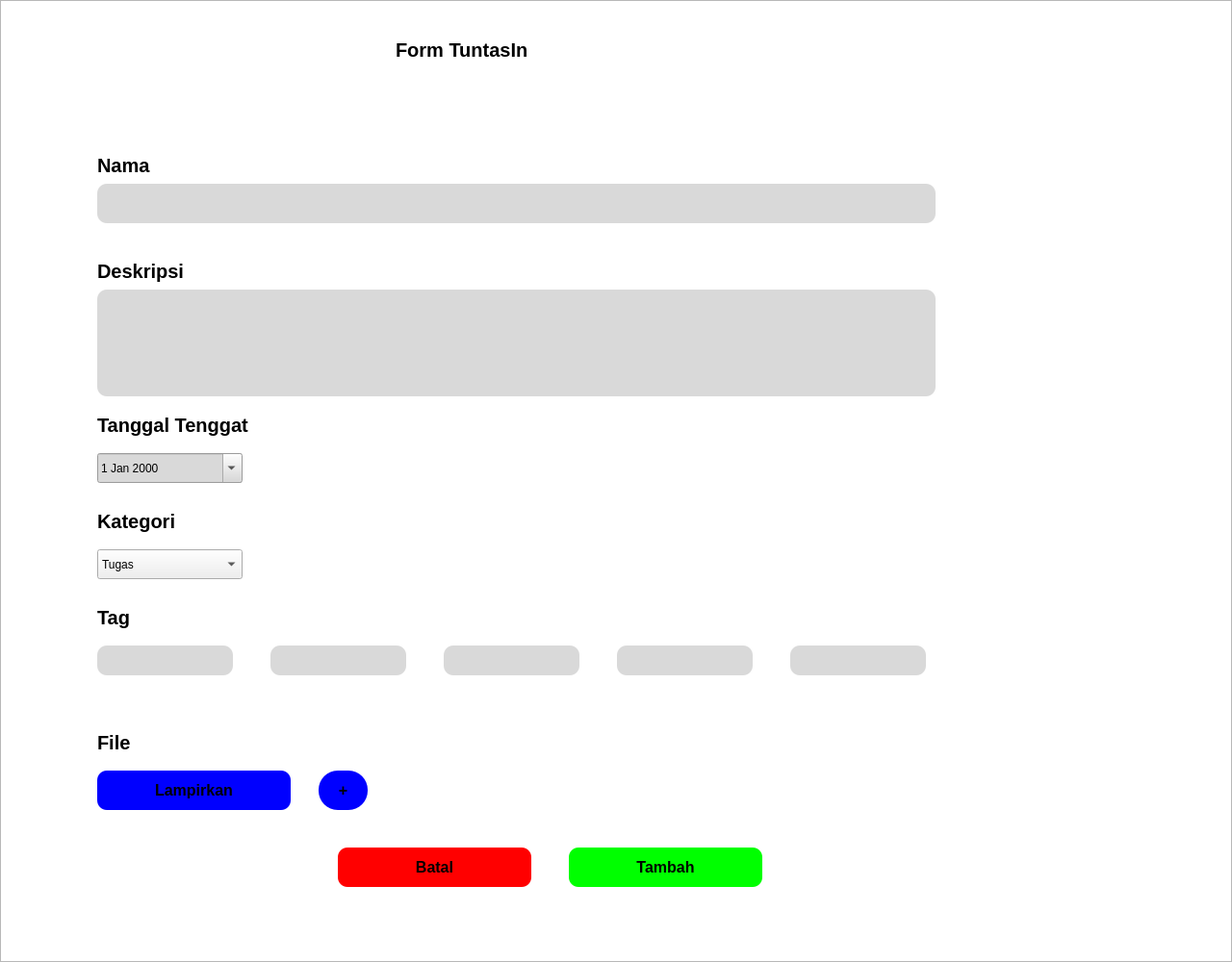
<?xml version="1.0" encoding="UTF-8"?>
<ui version="4.0">
 <class>AddTask</class>
 <widget class="QDialog" name="AddTask">
  <property name="geometry">
   <rect>
    <x>0</x>
    <y>0</y>
    <width>1280</width>
    <height>1000</height>
   </rect>
  </property>
  <property name="contextMenuPolicy">
   <enum>Qt::PreventContextMenu</enum>
  </property>
  <property name="windowTitle">
   <string>Dialog</string>
  </property>
  <property name="styleSheet">
   <string notr="true">backgroud-color: rgb(0, 170, 127);</string>
  </property>
  <widget class="QScrollArea" name="scrollArea">
   <property name="geometry">
    <rect>
     <x>0</x>
     <y>0</y>
     <width>1280</width>
     <height>1000</height>
    </rect>
   </property>
   <property name="widgetResizable">
    <bool>true</bool>
   </property>
   <widget class="QWidget" name="scrollAreaWidgetContents">
    <property name="geometry">
     <rect>
      <x>0</x>
      <y>0</y>
      <width>1278</width>
      <height>998</height>
     </rect>
    </property>
    <widget class="QWidget" name="widget" native="true">
     <property name="geometry">
      <rect>
       <x>0</x>
       <y>0</y>
       <width>1280</width>
       <height>1000</height>
      </rect>
     </property>
     <property name="minimumSize">
      <size>
       <width>1280</width>
       <height>971</height>
      </size>
     </property>
     <property name="maximumSize">
      <size>
       <width>1000000</width>
       <height>1000000</height>
      </size>
     </property>
     <property name="acceptDrops">
      <bool>true</bool>
     </property>
     <property name="autoFillBackground">
      <bool>false</bool>
     </property>
     <property name="styleSheet">
      <string notr="true">QWidget#widget{
background-color: rgb(255, 255,255);
}

QLineEdit, QTextEdit{
background-color: rgb(217, 217, 217);
border-radius: 10px;
padding: 5px;
}

QLabel{
font-size: 20px;
font-weight: 700;
font-family: 'Segoe UI', Arial;

}

QDateEdit{
	background-color: rgb(217, 217, 217);
}


</string>
     </property>
     <property name="inputMethodHints">
      <set>Qt::ImhNone</set>
     </property>
     <widget class="QLabel" name="label_2">
      <property name="geometry">
       <rect>
        <x>100</x>
        <y>150</y>
        <width>91</width>
        <height>41</height>
       </rect>
      </property>
      <property name="styleSheet">
       <string notr="true"/>
      </property>
      <property name="text">
       <string>Nama</string>
      </property>
     </widget>
     <widget class="QLabel" name="label">
      <property name="geometry">
       <rect>
        <x>410</x>
        <y>20</y>
        <width>271</width>
        <height>61</height>
       </rect>
      </property>
      <property name="font">
       <font>
        <family>MS Shell Dlg 2</family>
        <pointsize>24</pointsize>
        <weight>9</weight>
        <italic>false</italic>
        <bold>false</bold>
        <stylestrategy>PreferAntialias</stylestrategy>
       </font>
      </property>
      <property name="contextMenuPolicy">
       <enum>Qt::PreventContextMenu</enum>
      </property>
      <property name="layoutDirection">
       <enum>Qt::LeftToRight</enum>
      </property>
      <property name="styleSheet">
       <string notr="true">font: 75  24pt &quot;MS Shell Dlg 2&quot;;
</string>
      </property>
      <property name="text">
       <string>Form TuntasIn</string>
      </property>
     </widget>
     <widget class="QTextEdit" name="description">
      <property name="geometry">
       <rect>
        <x>100</x>
        <y>300</y>
        <width>871</width>
        <height>111</height>
       </rect>
      </property>
      <property name="styleSheet">
       <string notr="true"/>
      </property>
      <property name="frameShadow">
       <enum>QFrame::Sunken</enum>
      </property>
      <property name="html">
       <string>&lt;!DOCTYPE HTML PUBLIC &quot;-//W3C//DTD HTML 4.0//EN&quot; &quot;http://www.w3.org/TR/REC-html40/strict.dtd&quot;&gt;
&lt;html&gt;&lt;head&gt;&lt;meta name=&quot;qrichtext&quot; content=&quot;1&quot; /&gt;&lt;style type=&quot;text/css&quot;&gt;
p, li { white-space: pre-wrap; }
&lt;/style&gt;&lt;/head&gt;&lt;body style=&quot; font-family:'MS Shell Dlg 2'; font-size:7.8pt; font-weight:400; font-style:normal;&quot;&gt;
&lt;p style=&quot;-qt-paragraph-type:empty; margin-top:0px; margin-bottom:0px; margin-left:0px; margin-right:0px; -qt-block-indent:0; text-indent:0px;&quot;&gt;&lt;br /&gt;&lt;/p&gt;&lt;/body&gt;&lt;/html&gt;</string>
      </property>
     </widget>
     <widget class="QLabel" name="label_3">
      <property name="geometry">
       <rect>
        <x>100</x>
        <y>260</y>
        <width>111</width>
        <height>41</height>
       </rect>
      </property>
      <property name="styleSheet">
       <string notr="true"/>
      </property>
      <property name="text">
       <string>Deskripsi</string>
      </property>
     </widget>
     <widget class="QLabel" name="label_6">
      <property name="geometry">
       <rect>
        <x>100</x>
        <y>620</y>
        <width>91</width>
        <height>41</height>
       </rect>
      </property>
      <property name="styleSheet">
       <string notr="true"/>
      </property>
      <property name="text">
       <string>Tag</string>
      </property>
     </widget>
     <widget class="QPushButton" name="pushButton">
      <property name="geometry">
       <rect>
        <x>100</x>
        <y>800</y>
        <width>201</width>
        <height>41</height>
       </rect>
      </property>
      <property name="styleSheet">
       <string notr="true">QPushButton{
background-color: rgb(0, 0, 255);
border-radius: 10px;
color:black;
font-weight: 700;
font-size: 16px;
}</string>
      </property>
      <property name="text">
       <string>Lampirkan</string>
      </property>
     </widget>
     <widget class="QLabel" name="label_7">
      <property name="geometry">
       <rect>
        <x>100</x>
        <y>750</y>
        <width>91</width>
        <height>41</height>
       </rect>
      </property>
      <property name="styleSheet">
       <string notr="true"/>
      </property>
      <property name="text">
       <string>File</string>
      </property>
     </widget>
     <widget class="QPushButton" name="cancel">
      <property name="geometry">
       <rect>
        <x>350</x>
        <y>880</y>
        <width>201</width>
        <height>41</height>
       </rect>
      </property>
      <property name="styleSheet">
       <string notr="true">
background-color: rgb(255, 0, 0);
border-radius: 10px;
color:black;
font-weight: 700;
font-size: 16px;
</string>
      </property>
      <property name="text">
       <string>Batal</string>
      </property>
     </widget>
     <widget class="QPushButton" name="add">
      <property name="geometry">
       <rect>
        <x>590</x>
        <y>880</y>
        <width>201</width>
        <height>41</height>
       </rect>
      </property>
      <property name="styleSheet">
       <string notr="true">QPushButton{
background-color: rgb(0, 255, 0);
border-radius: 10px;
color:black;
font-weight: 700;
font-size: 16px;
}</string>
      </property>
      <property name="text">
       <string>Tambah</string>
      </property>
     </widget>
     <widget class="QPushButton" name="pushButton_4">
      <property name="geometry">
       <rect>
        <x>330</x>
        <y>800</y>
        <width>51</width>
        <height>41</height>
       </rect>
      </property>
      <property name="styleSheet">
       <string notr="true">QPushButton{
background-color: rgb(0, 0, 255);
border-radius: 20px;
color:black;
font-weight: 700;
font-size: 16px;
}</string>
      </property>
      <property name="text">
       <string>+</string>
      </property>
     </widget>
     <widget class="QLineEdit" name="name">
      <property name="geometry">
       <rect>
        <x>100</x>
        <y>190</y>
        <width>871</width>
        <height>41</height>
       </rect>
      </property>
     </widget>
     <widget class="QLineEdit" name="tag1">
      <property name="geometry">
       <rect>
        <x>100</x>
        <y>670</y>
        <width>141</width>
        <height>31</height>
       </rect>
      </property>
     </widget>
     <widget class="QLabel" name="label_8">
      <property name="geometry">
       <rect>
        <x>100</x>
        <y>520</y>
        <width>91</width>
        <height>41</height>
       </rect>
      </property>
      <property name="styleSheet">
       <string notr="true"/>
      </property>
      <property name="text">
       <string>Kategori</string>
      </property>
     </widget>
     <widget class="QLabel" name="label_9">
      <property name="geometry">
       <rect>
        <x>100</x>
        <y>420</y>
        <width>171</width>
        <height>41</height>
       </rect>
      </property>
      <property name="styleSheet">
       <string notr="true"/>
      </property>
      <property name="text">
       <string>Tanggal Tenggat</string>
      </property>
     </widget>
     <widget class="QLabel" name="nameWarning">
      <property name="geometry">
       <rect>
        <x>100</x>
        <y>240</y>
        <width>231</width>
        <height>16</height>
       </rect>
      </property>
      <property name="styleSheet">
       <string notr="true">font: 9pt &quot;MS Shell Dlg 2&quot;;color: rgb(255, 0, 0);</string>
      </property>
      <property name="text">
       <string/>
      </property>
     </widget>
     <widget class="QDateEdit" name="date">
      <property name="geometry">
       <rect>
        <x>100</x>
        <y>470</y>
        <width>151</width>
        <height>31</height>
       </rect>
      </property>
      <property name="calendarPopup">
       <bool>true</bool>
      </property>
     </widget>
     <widget class="QComboBox" name="category">
      <property name="geometry">
       <rect>
        <x>100</x>
        <y>570</y>
        <width>151</width>
        <height>31</height>
       </rect>
      </property>
      <property name="styleSheet">
       <string notr="true"/>
      </property>
      <item>
       <property name="text">
        <string>Tugas</string>
       </property>
      </item>
      <item>
       <property name="text">
        <string>Meet</string>
       </property>
      </item>
     </widget>
     <widget class="QLineEdit" name="tag2">
      <property name="geometry">
       <rect>
        <x>280</x>
        <y>670</y>
        <width>141</width>
        <height>31</height>
       </rect>
      </property>
     </widget>
     <widget class="QLineEdit" name="tag3">
      <property name="geometry">
       <rect>
        <x>460</x>
        <y>670</y>
        <width>141</width>
        <height>31</height>
       </rect>
      </property>
     </widget>
     <widget class="QLineEdit" name="tag4">
      <property name="geometry">
       <rect>
        <x>640</x>
        <y>670</y>
        <width>141</width>
        <height>31</height>
       </rect>
      </property>
     </widget>
     <widget class="QLineEdit" name="tag5">
      <property name="geometry">
       <rect>
        <x>820</x>
        <y>670</y>
        <width>141</width>
        <height>31</height>
       </rect>
      </property>
     </widget>
    </widget>
   </widget>
  </widget>
 </widget>
 <resources/>
 <connections/>
</ui>
